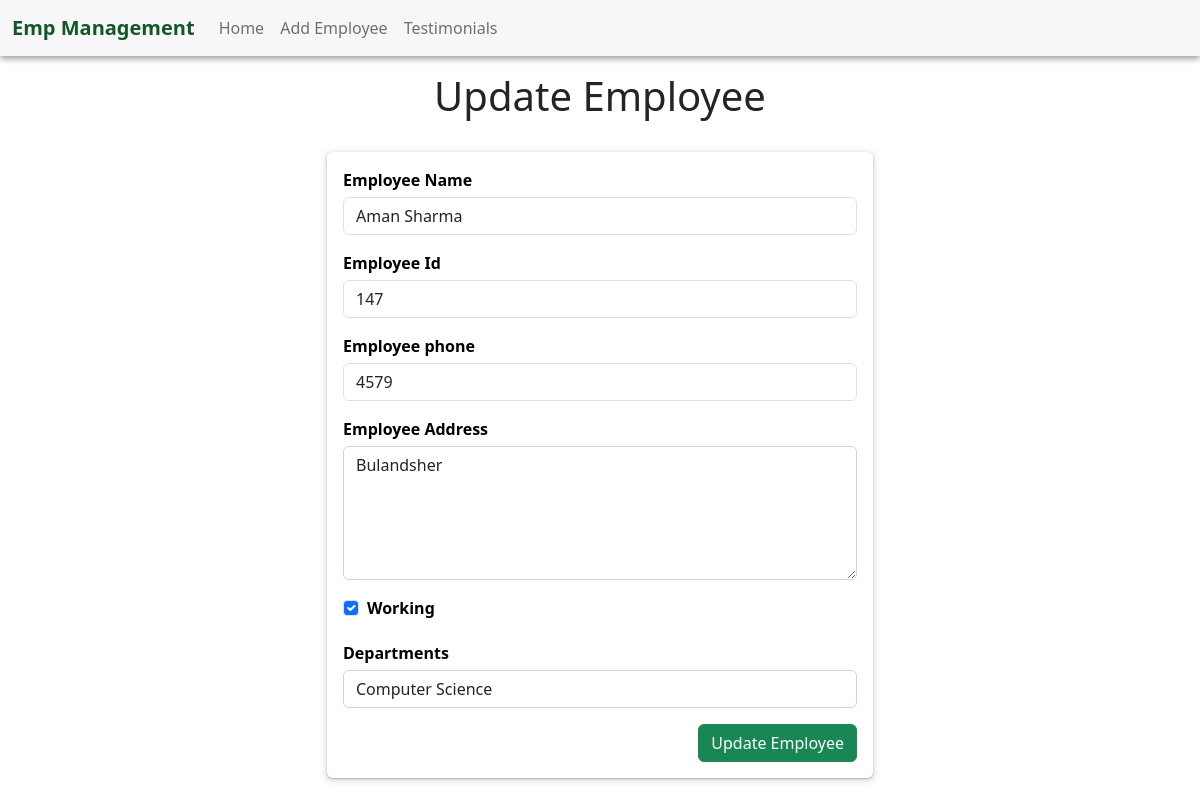
The app's page /emp/update-emp/12 with its own data.
### emp/models.py (models this page shows, shortened)
class Emp(models.Model):
  name = models.CharField(max_length = 200)
  emp_id = models.CharField(max_length=200)
  phone = models.CharField(max_length=10)
  address = models.CharField(max_length=150)
  working = models.BooleanField(default=True)
  department = models.CharField(max_length=10)

### emp/views.py (the view)
# urls.py: path('update-emp/<int:emp_id>',update_emp),
def update_emp(request,emp_id):
  emp = Emp.objects.get(pk = emp_id)
  return render(request, "emp/update_emp.html",{
    'emp':emp
  })

### templates/emp/update_emp.html (shortened to what this page needs)
<!doctype html>
<html lang="en">
  <head>
    <link href="https://cdn.jsdelivr.net/npm/bootstrap@5.2.2/dist/css/bootstrap.min.css" rel="stylesheet">
  </head>
  <body>
    {% include "emp/navbar.html" %}
    <h1 class="text-center y-3">Update Employee</h1>
    <div class="container">
      <div class="row">
        <div class="col-md-6 offset-md-3">
          <div class="card bg-dark text-white">
            <div class="card-body">
              <form action="/emp/do-update-emp/{{emp.id}}" method="POST">
                <div class="mb-3">
                  <label for="name">Employee Name</label>
                  <input id="name" type="text" class="form-control" placeholder="Enter emp name" name = 'emp_name' value="{{emp.name}}">
                </div>
                <div class="mb-3">
                  <label for="id">Employee Id</label>
                  <input id="id" type="text" class="form-control" placeholder="Enter emp id" name = 'emp_id' value="{{emp.emp_id}}">
                </div>
                <div class="mb-3">
                  <label for="phone">Employee phone</label>
                  <input id="phone" type="text" class="form-control" placeholder="Enter emp phone" name = 'emp_phone' value="{{emp.phone}}">
                </div>
                <div class="mb-3">
                  <label for="address">Employee Address</label>
                  <textarea name="emp_address" id="address" rows="5" class = "form-control">{{emp.address}}</textarea>
                </div>
                <div class="mb-3 form-check">
                  <label for="working">Working</label>
                  <input {% if emp.working %} checked {% endif %} id = 'working' name = 'emp_working' class="form-check-input" type="checkbox">
                </div>
                <div class="mb-3">
                  <label for="department">Departments</label>
                  <select value = "{{emp.department}}"name="emp_department" id="department" class="form-control">
                    <option value="CSE">Computer Science</option>
                  </select>
                </div>
                <div class="text-center">
                  <button class="btn btn-success">
                    Update Employee
                  </button>
                </div>
              </form>
            </div>
          </div>
        </div>
      </div>
    </div>
  </body>
</html>

### templates/emp/update_emp.html (style rules this page uses)
.card { background-color: white !important; border:none; box-shadow: rgba(60, 64, 67, 0.3) 0px 1px 2px 0px, rgba(60, 64, 67, 0.15) 0px 2px 6px 2px; }
.card .card-body label { color: black !important; font-weight: bold; margin-bottom: 5px; }
.card .card-body input { border: 1px solid #e1e1e1 }
.card .btn-success { float: right }
h1 { margin-top: 1rem; margin-bottom: 2rem; }

### records on screen
Emp: emp_name "Aman Sharma", emp_id "147", emp_phone "4579", emp_address "Bulandsher", working "☑", emp_department "Computer Science"
